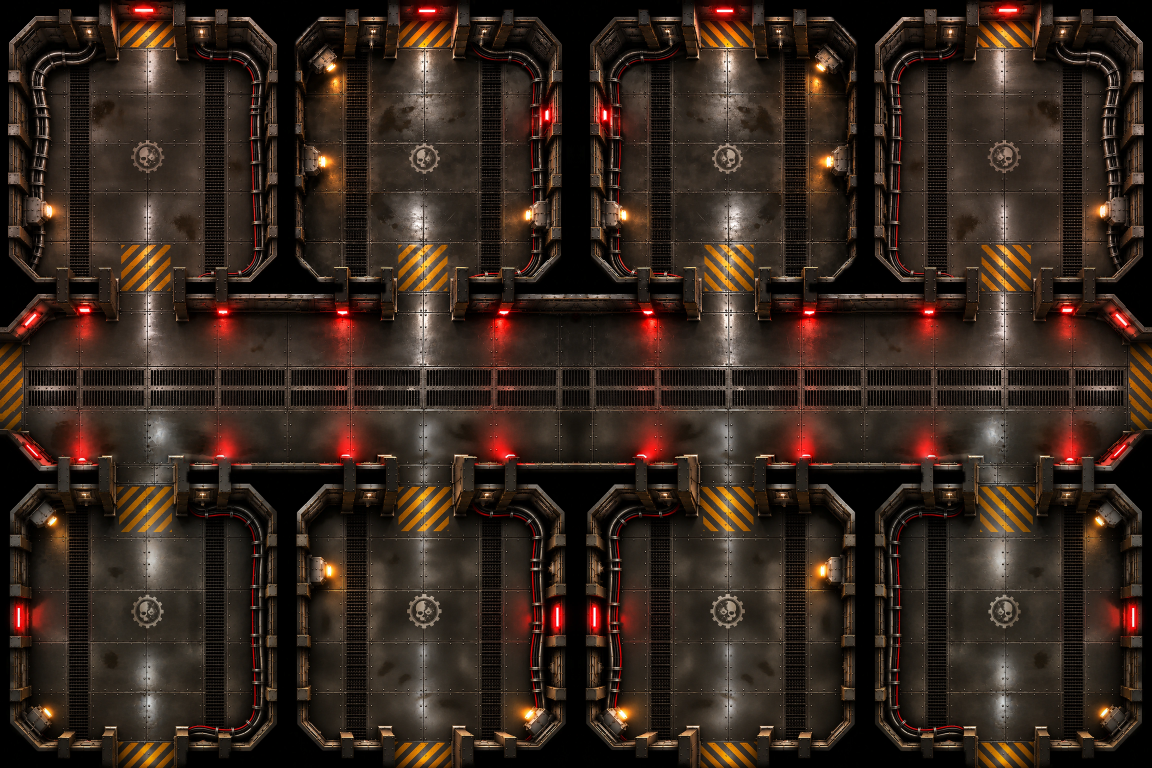
#> input picture 01_prison_block/prison_cells8_4608x3072.webp, 4608 x 3072 px (shown at 1/4 size)
$ python -i lights.py   (imports and definitions only)
#> lines starting #> are read from the running program, lines starting #| are printed output that depends on the picture; after the words box and inside, x2 and y2 are one past the last pixel; in counts of white or black regions, pixels touching at a corner belong together
"""Процедурный свет: ищем на арте светящиеся пятна (красные лампы, тёплые лампы и свечи, зелёные экраны)."""
import json, math, sys, numpy as np, cv2
from PIL import Image
from matplotlib.path import Path

KINDS = {
  'red':    dict(color='#ff2b1c', dim=15, bright=4, alpha=0.32, anim=('pulse', 2, 3)),
  'warm':   dict(color='#ffc46b', dim=20, bright=7, alpha=0.25, anim=('torch', 2, 2)),
  'candle': dict(color='#ff9f40', dim=10, bright=3, alpha=0.22, anim=('flame', 4, 3)),
  'green':  dict(color='#3cff86', dim=8, bright=2, alpha=0.25, anim=('pulse', 1, 1)),
}

def detect(img, S=4):
#> called with S = 4
    im = np.asarray(Image.open(img).convert('RGB')).astype(np.float32)
    h, w = im.shape[:2]
#> h = 3072; w = 4608
    sm = cv2.resize(im, (w // S, h // S), interpolation=cv2.INTER_AREA)
    R, G, B = sm[..., 0], sm[..., 1], sm[..., 2]
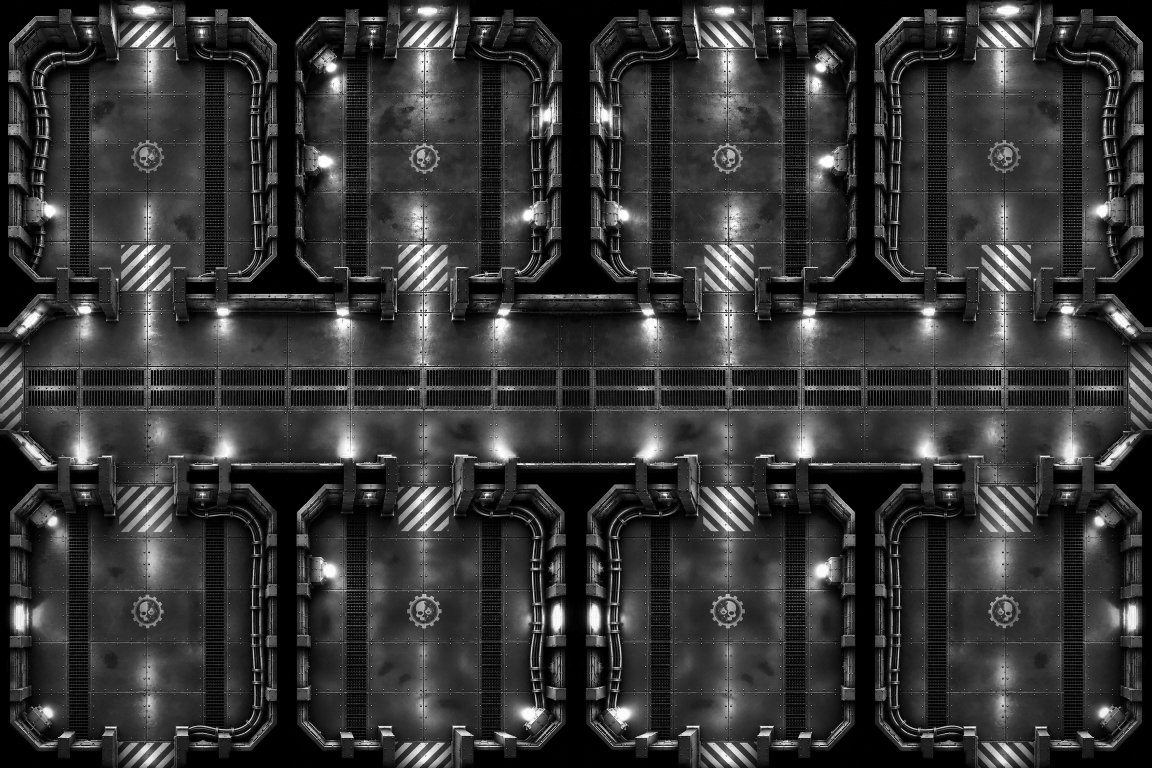
#> R: shape (768, 1152) float32; min 0, max 255, mean 53.2
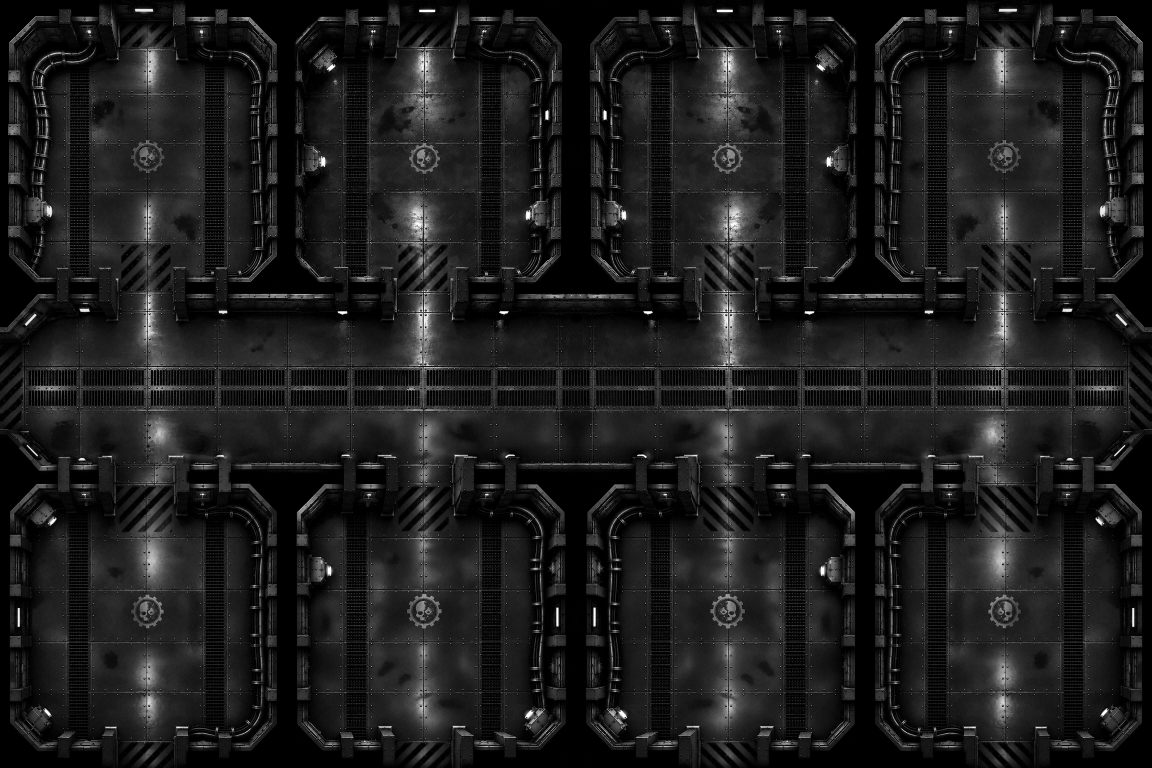
#> B: shape (768, 1152) float32; min 0, max 255, mean 29.5
    masks = {
      'red': (R > 200) & (G < 120) & (B < 120) & (R - G > 110),
      'warm': (R > 225) & (G > 170) & (B < 175) & (R - B > 70),
      'green': (G > 170) & (R < 150) & (G - R > 60) & (G - B > 30),
    }
    out = []
    for k, m in masks.items():
        m = cv2.morphologyEx(m.astype(np.uint8), cv2.MORPH_OPEN, np.ones((2, 2), np.uint8))
        m = cv2.dilate(m, np.ones((5, 5), np.uint8))
        n, lab, st, cen = cv2.connectedComponentsWithStats(m)
        for i in range(1, n):
            a = st[i, cv2.CC_STAT_AREA]
            if a < (10 if k != 'green' else 14): continue
            x, y = cen[i] * S
            out.append({'kind': k, 'x': float(x), 'y': float(y), 'area': int(a)})
#> this loop made 3 passes
#> (k, n) on passes 1 to 2: ('red', 45), ('warm', 33)
#> (k, n, st, cen) on pass 3: ('green', 1, [[0, 0, 1152, 768, 884736]], [[575.5, 383.5]])
#> pass 1, in detect, `m = cv2.dilate(m, np.ones((5, 5), np.uint8))`:
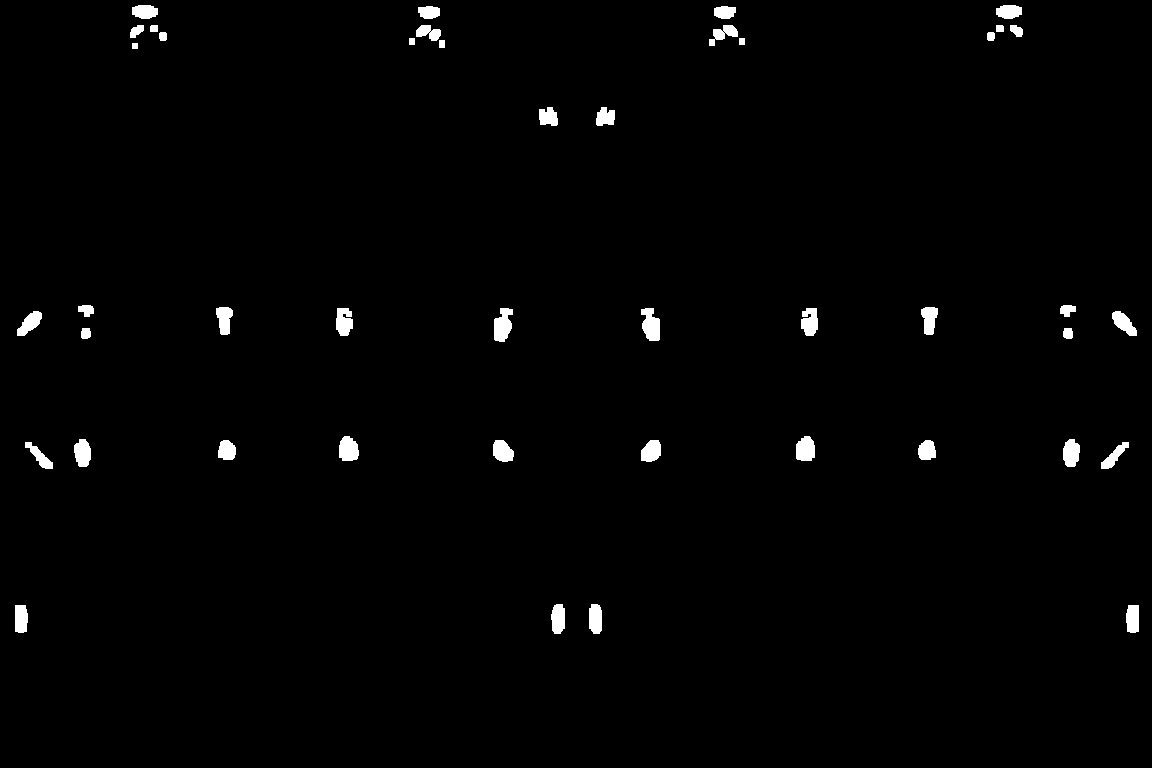
#> m: shape (768, 1152); values 0 (black) and 1 (white), 1.3% white; 44 white regions, largest, box (x1, y1, x2, y2) and area: (494, 308, 513, 342) 469, (641, 308, 660, 341) 463, (339, 436, 359, 461) 409
#> pass 2, in detect, `m = cv2.morphologyEx(m.astype(np.uint8), cv2.MORPH_OPEN, np.ones((2, 2..`:
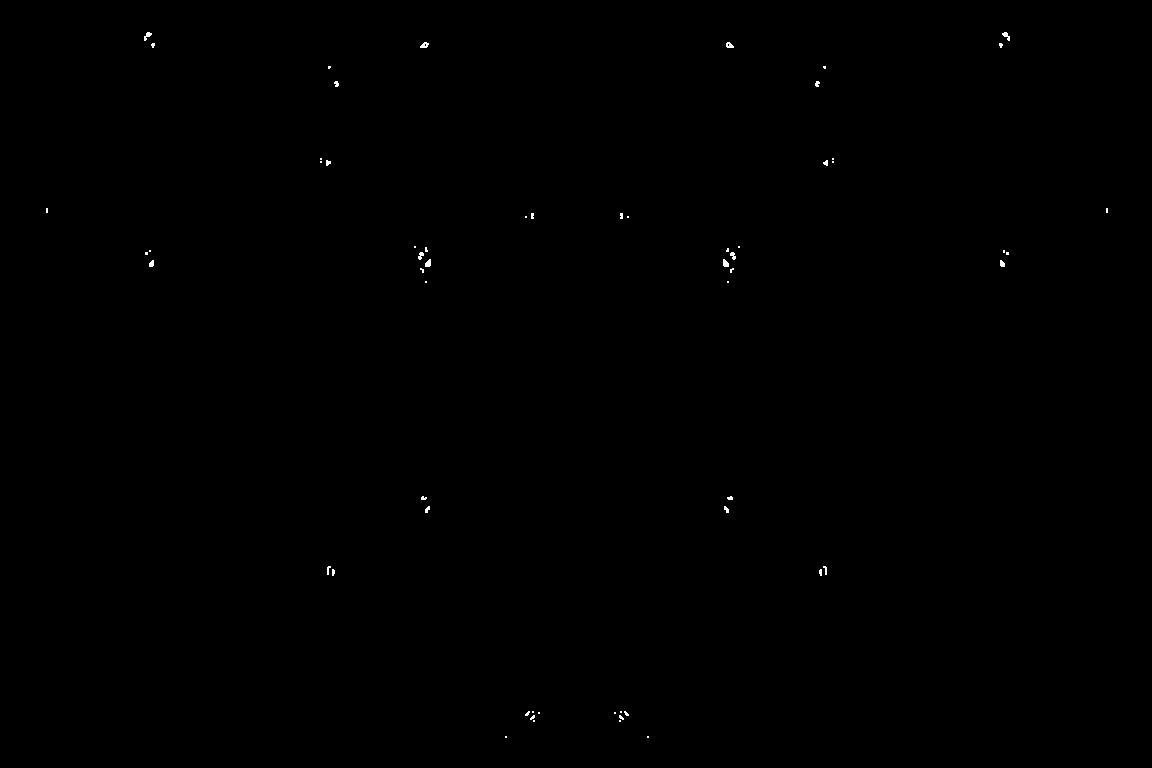
#> m: shape (768, 1152); values 0 (black) and 1 (white), 0.1% white in thin lines or dots, all inside (x1, y1, x2, y2) = (46, 32, 1108, 738)
#> after the loop, out = 76 items
    return out

# [8 lines left out: function merge, not called in this run]

def inside_any(polys, x, y):
    return any(Path(p).contains_point((x, y)) for p in polys)

# [20 lines left out: function pull_inside, not called in this run]

LAB = {}
# [38 lines left out: function run, not called in this run]

# [11 lines not run here, left out]

>>> result = detect('../../../01_prison_block/prison_cells8_4608x3072.webp')
#> result = 76 items
